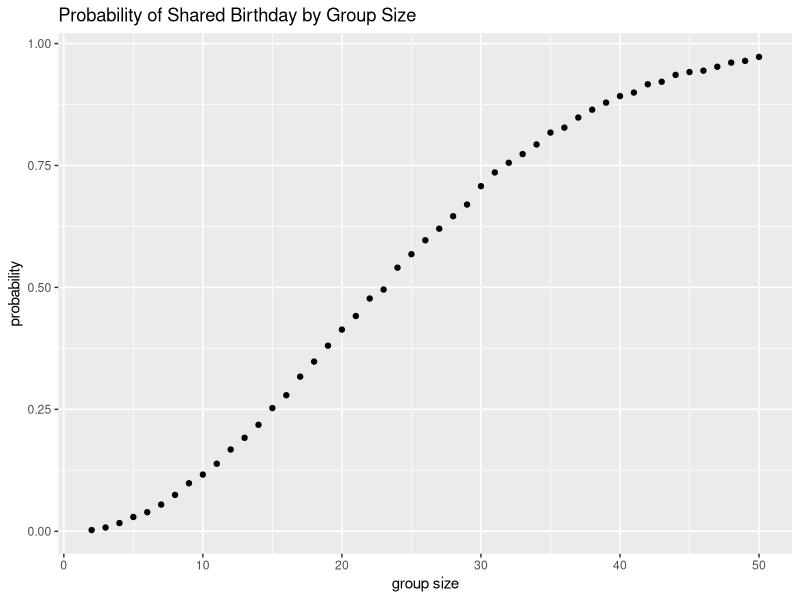

Here is the R script that generated this plot:
## ---- chunk 1
library(tidyverse)
set.seed(1)
## ---- chunk 2
bday_sim = function(n) {
  birthdays = sample(1:365, size = n, replace = T)
  if (n_distinct(birthdays) < n) {
    T
  } else {
    F
  }
}
bday_sim(2)
bday_sim(50)
## ---- chunk 3
sim_results_df =
  expand_grid(
    group_size = 2:50,
    iter = 1:10000
  ) |>
  mutate(
    shared_bday = map(group_size, bday_sim)
  ) |>
  unnest(shared_bday)

head(sim_results_df)
## ---- chunk 4
sim_summary = 
  sim_results_df |> 
  group_by(group_size) |> 
  summarize(prob_shared = mean(shared_bday))

head(sim_summary)
## ---- chunk 5
sim_summary |> 
  ggplot(aes(group_size, prob_shared)) +
  geom_point() +
  labs(title = "Probability of Shared Birthday by Group Size",
       x = "group size",
       y = "probability")
